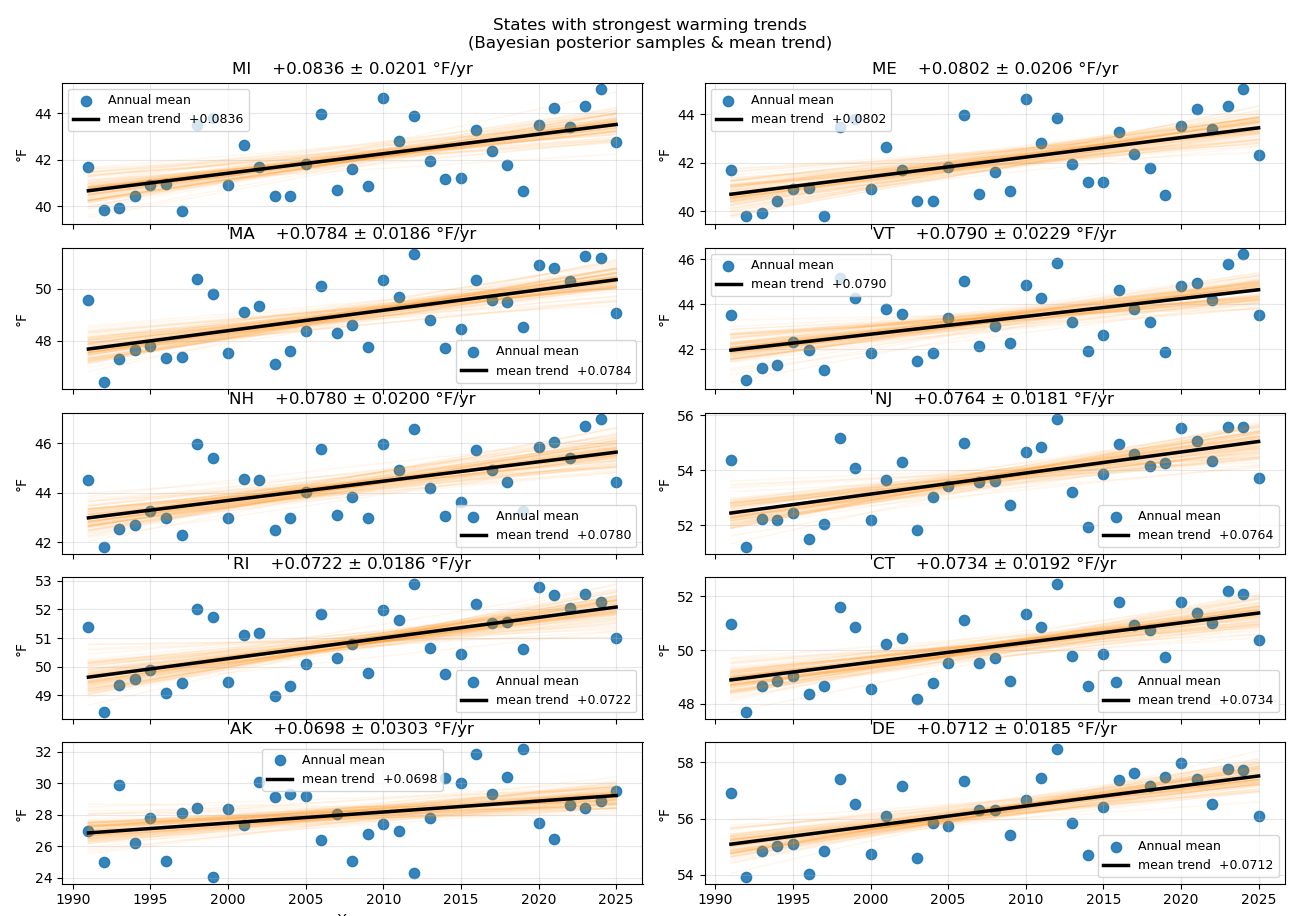

Generate this figure with Python:
import numpy as np
import pandas as pd
import matplotlib.pyplot as plt
from scipy import stats

np.random.seed(2025)

# ────────────────────────────────────────────────
#  SETTINGS
# ────────────────────────────────────────────────
N_ITER         = 35000
BURN_IN        =  7000
THIN           =     5
PROPOSAL_SCALE = {'intercept': 1.4, 'slope': 0.020, 'sigma': 0.45}

# ────────────────────────────────────────────────
#  1. Load & annual means
# ────────────────────────────────────────────────
df = pd.read_csv("data.csv")
annual = df.groupby(['State', 'Year'])['Temperature'].mean().reset_index()
annual = annual.rename(columns={'Temperature': 'T_avg'})

# Quick OLS ranking – strongest positive trends
trends = []
for state, group in annual.groupby('State'):
    if len(group) < 15: continue
    yrs = group['Year'].values
    tmp = group['T_avg'].values
    slope, _ = np.polyfit(yrs, tmp, 1)
    trends.append((state, slope, len(yrs), tmp.mean()))

trends_df = pd.DataFrame(trends, columns=['State','ols_slope','nyears','mean_T'])
trends_df = trends_df.sort_values('ols_slope', ascending=False)

# Select top warming states
focus_states = trends_df['State'].head(10).tolist()   # ← change number if desired
print("States selected for MCMC (strongest warming trends):")
print(trends_df.head(10)[['State','ols_slope','nyears']].round(4).to_string(index=False))
print()

# ────────────────────────────────────────────────
#  2. Log-posterior & MCMC sampler (same as before)
# ────────────────────────────────────────────────
def log_posterior(intercept, slope, log_sigma, t, y):
    sigma = np.exp(log_sigma)
    if sigma <= 0: return -np.inf
    mu = intercept + slope * t
    log_lik = stats.norm.logpdf(y - mu, scale=sigma).sum()
    log_prior = (
        stats.norm.logpdf(intercept,  45, 15) +
        stats.norm.logpdf(slope,     0.06, 0.12) +
        stats.norm.logpdf(log_sigma, np.log(1.4), 1.3)
    )
    return log_lik + log_prior


def run_mcmc(y, t):
    slope_init, intercept_init = np.polyfit(t, y, 1)
    resid = y - (intercept_init + slope_init * t)
    sigma_init = np.std(resid, ddof=1)
    log_sigma_init = np.log(max(sigma_init, 0.01))

    current = np.array([intercept_init, slope_init, log_sigma_init])
    samples = []
    n_accepted = 0

    for i in range(N_ITER):
        prop = current + np.random.normal(0, [
            PROPOSAL_SCALE['intercept'],
            PROPOSAL_SCALE['slope'],
            PROPOSAL_SCALE['sigma']
        ])

        logp_curr = log_posterior(*current, t, y)
        logp_prop = log_posterior(*prop,     t, y)

        if np.log(np.random.rand()) < (logp_prop - logp_curr):
            current = prop
            n_accepted += 1

        if i >= BURN_IN and (i - BURN_IN) % THIN == 0:
            samples.append(current.copy())

    samples = np.array(samples)
    acc = n_accepted / N_ITER
    return samples, acc


# ────────────────────────────────────────────────
#  3. Run & plot
# ────────────────────────────────────────────────
results = {}
fig, axes = plt.subplots(len(focus_states)//2 + (len(focus_states)%2), 2,
                         figsize=(13, 3.3 * ((len(focus_states)+1)//2)),
                         sharex=True, squeeze=False)
fig.suptitle("States with strongest warming trends\n(Bayesian posterior samples & mean trend)", y=0.98)

for idx, state in enumerate(focus_states):
    sub = annual[annual['State'] == state].sort_values('Year')
    years = sub['Year'].values
    temps = sub['T_avg'].values
    t = years - years[0]

    print(f"Running MCMC → {state}  ({len(years)} years)")
    samples, acc = run_mcmc(temps, t)
    if len(samples) == 0:
        print("  → failed")
        continue

    intercept_s = samples[:,0]
    slope_s     = samples[:,1]
    sigma_s     = np.exp(samples[:,2])

    results[state] = {
        'slope_mean': slope_s.mean(),
        'slope_std':  slope_s.std(),
        'slope_ci95': np.percentile(slope_s, [2.5,97.5]),
        'p_positive': (slope_s > 0).mean(),
        'acc_rate':   acc
    }

    ax = axes[idx//2, idx%2]
    ax.scatter(years, temps, c='C0', s=55, alpha=0.9, label='Annual mean')

    for i in np.random.choice(len(slope_s), 90, replace=False):
        ax.plot(years, intercept_s[i] + slope_s[i] * t,
                c='darkorange', alpha=0.07, lw=1.1, zorder=1)

    ax.plot(years, intercept_s.mean() + slope_s.mean() * t,
            'k', lw=2.5, label=f'mean trend  {slope_s.mean():+.4f}')

    ax.set_title(f"{state}    {slope_s.mean():+.4f} ± {slope_s.std():.4f} °F/yr")
    ax.grid(True, alpha=0.3)
    ax.legend(fontsize=9)

for ax in axes.flat:
    ax.set_ylabel("°F")
axes[-1,0].set_xlabel("Year")
if len(focus_states) % 2 == 1:
    axes[-1,1].set_visible(False)
plt.tight_layout(rect=[0,0,1,0.96])
plt.show()

# ────────────────────────────────────────────────
#  Summary table
# ────────────────────────────────────────────────
summary = pd.DataFrame.from_dict(results, orient='index')
summary = summary[['slope_mean','slope_std','p_positive','acc_rate']]
summary.columns = ['slope_mean','slope_std','P(slope>0)','accept_rate']
print("\nPosterior slope estimates – strongest warming states:")
print(summary.sort_values('slope_mean', ascending=False).round(4).to_string())
